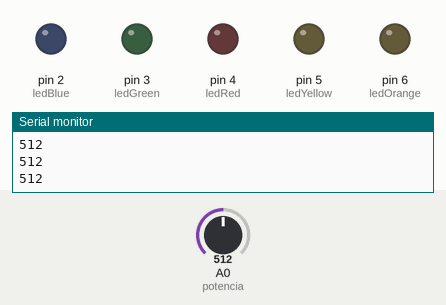
Simulated run of this sketch. Board: Arduino Uno, built with avr-gcc and run on an emulated ATmega328P. On the bench: output pins drawn as LEDs (lit = HIGH), the last lines printed to the serial monitor. The inputs (shaded band) are chosen by the test bench; at power-on: A0 (potencia) = 512.

Above: at 1.2 s.
1.3 s: A0 (potencia) set to 423
2.8 s: A0 (potencia) set to 395
At 3.2 s:
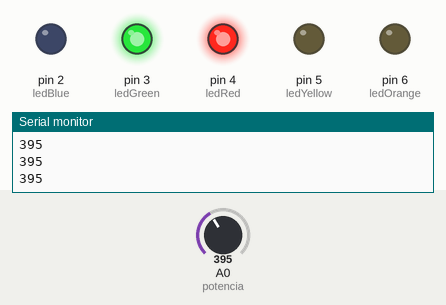
4.3 s: A0 (potencia) set to 213
5.8 s: A0 (potencia) set to 188
At 6.7 s:
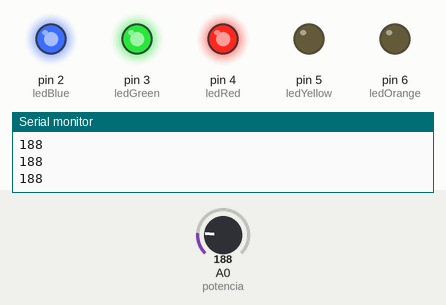
7.3 s: A0 (potencia) set to 602
8.8 s: A0 (potencia) set to 621
At 10.2 s:
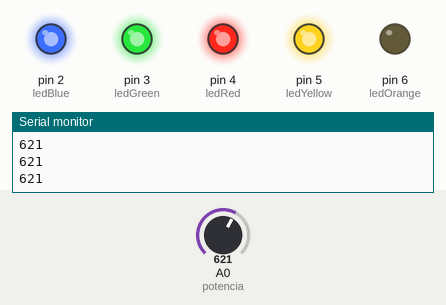
Timing chart, 0 to 11.3 s (numbered marks = the images above; inputs shaded):
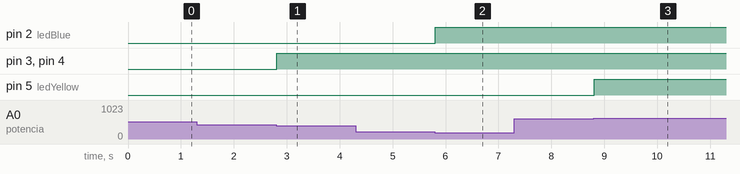

Measured:
- the behaviour switches between 410 and 409 on A0 (potencia) (found by bisection; images 0 and 1)
- the behaviour switches between 205 and 204 on A0 (potencia) (found by bisection; images 1 and 2)
- the behaviour switches between 614 and 615 on A0 (potencia) (found by bisection; images 2 and 3)
- after the input at 2.8 s, pin 3 (ledGreen), pin 4 (ledRed): LOW → HIGH at once
- after the input at 5.8 s, pin 2 (ledBlue): LOW → HIGH at once
- after the input at 8.8 s, pin 5 (ledYellow): LOW → HIGH at once

The sketch:

swanky_habbi1.ino
```cpp
// declaração de variavel
byte ledBlue = 2;
byte ledGreen = 3;
byte ledRed = 4;
byte ledYellow = 5;
byte ledOrange = 6;
int potencia = A0;

//inicialização das variáveis
void setup() {
    pinMode(ledBlue, OUTPUT);
      pinMode(ledGreen, OUTPUT);
        pinMode(ledRed, OUTPUT);
          pinMode(ledYellow, OUTPUT);
           pinMode(ledOrange, OUTPUT);
    pinMode(potencia, INPUT);
     Serial.begin(9600);

}

//lógica de funcionamento
void loop() {
    potencia = analogRead(A0);
  	Serial.println(potencia);

     if (potencia >= 0 && potencia < 205 ) {
      digitalWrite(ledBlue, 1); }


  if (potencia >= 205 & potencia < 410) {
      digitalWrite(ledRed, 1);}


  if  (potencia >= 205 & potencia < 410) {
        ;digitalWrite(ledGreen, 1);}


      if  (potencia >= 615 & potencia < 820) {
        ;digitalWrite(ledYellow, 1); }


      if  (potencia >= 820 & potencia < 1023) {
        digitalWrite(ledOrange, 1);  }

     }
```
